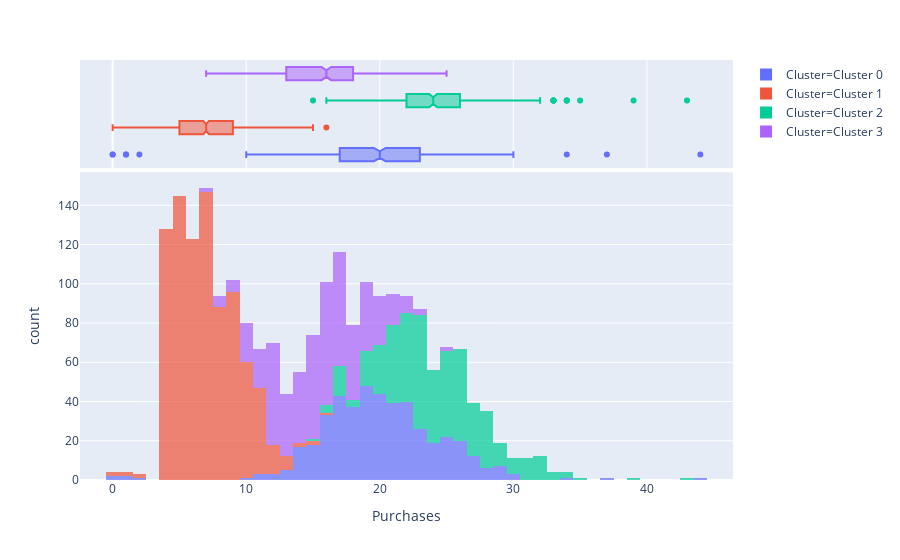

Notebook code cell kept with this figure:
### Code cell
plot_model(kmeans_model,plot='distribution',feature='Purchases')

### Figure 1 — Plotly figure (JSON) as saved in the notebook; plotly's stock layout.template omitted (floating-point values rounded to 4 significant figures; data arrays with more than 128 entries replaced by an {"elided": "..."} marker saying what was removed)
{"data": [{"alignmentgroup": "True", "bingroup": "x", "hoverlabel": {"namelength": 0}, "hovertemplate": "Cluster=Cluster 0<br>Purchases=%{x}<br>count=%{y}", "legendgroup": "Cluster=Cluster 0", "marker": {"color": "#636efa", "opacity": 0.7}, "name": "Cluster=Cluster 0", "offsetgroup": "Cluster=Cluster 0", "orientation": "v", "showlegend": true, "type": "histogram", "x": {"elided": "454 int values"}, "xaxis": "x", "yaxis": "y"}, {"alignmentgroup": "True", "customdata": {"elided": "454x5 mixed values"}, "hoverlabel": {"namelength": 0}, "hovertemplate": "Cluster=%{customdata[4]}<br>Purchases=%{customdata[3]}<br>MonetaryValue=%{customdata[0]}<br>Recency=%{customdata[1]}<br>Income=%{customdata[2]}", "legendgroup": "Cluster=Cluster 0", "marker": {"color": "#636efa"}, "name": "Cluster=Cluster 0", "notched": true, "offsetgroup": "Cluster=Cluster 0", "showlegend": false, "type": "box", "x": {"elided": "454 int values"}, "xaxis": "x2", "yaxis": "y2"}, {"alignmentgroup": "True", "bingroup": "x", "hoverlabel": {"namelength": 0}, "hovertemplate": "Cluster=Cluster 1<br>Purchases=%{x}<br>count=%{y}", "legendgroup": "Cluster=Cluster 1", "marker": {"color": "#EF553B", "opacity": 0.7}, "name": "Cluster=Cluster 1", "offsetgroup": "Cluster=Cluster 1", "orientation": "v", "showlegend": true, "type": "histogram", "x": {"elided": "863 int values"}, "xaxis": "x", "yaxis": "y"}, {"alignmentgroup": "True", "customdata": {"elided": "863x5 mixed values"}, "hoverlabel": {"namelength": 0}, "hovertemplate": "Cluster=%{customdata[4]}<br>Purchases=%{customdata[3]}<br>MonetaryValue=%{customdata[0]}<br>Recency=%{customdata[1]}<br>Income=%{customdata[2]}", "legendgroup": "Cluster=Cluster 1", "marker": {"color": "#EF553B"}, "name": "Cluster=Cluster 1", "notched": true, "offsetgroup": "Cluster=Cluster 1", "showlegend": false, "type": "box", "x": {"elided": "863 int values"}, "xaxis": "x2", "yaxis": "y2"}, {"alignmentgroup": "True", "bingroup": "x", "hoverlabel": {"namelength": 0}, "hovertemplate": "Cluster=Cluster 2<br>Purchases=%{x}<br>count=%{y}", "legendgroup": "Cluster=Cluster 2", "marker": {"color": "#00cc96", "opacity": 0.7}, "name": "Cluster=Cluster 2", "offsetgroup": "Cluster=Cluster 2", "orientation": "v", "showlegend": true, "type": "histogram", "x": {"elided": "447 int values"}, "xaxis": "x", "yaxis": "y"}, {"alignmentgroup": "True", "customdata": {"elided": "447x5 mixed values"}, "hoverlabel": {"namelength": 0}, "hovertemplate": "Cluster=%{customdata[4]}<br>Purchases=%{customdata[3]}<br>MonetaryValue=%{customdata[0]}<br>Recency=%{customdata[1]}<br>Income=%{customdata[2]}", "legendgroup": "Cluster=Cluster 2", "marker": {"color": "#00cc96"}, "name": "Cluster=Cluster 2", "notched": true, "offsetgroup": "Cluster=Cluster 2", "showlegend": false, "type": "box", "x": {"elided": "447 int values"}, "xaxis": "x2", "yaxis": "y2"}, {"alignmentgroup": "True", "bingroup": "x", "hoverlabel": {"namelength": 0}, "hovertemplate": "Cluster=Cluster 3<br>Purchases=%{x}<br>count=%{y}", "legendgroup": "Cluster=Cluster 3", "marker": {"color": "#ab63fa", "opacity": 0.7}, "name": "Cluster=Cluster 3", "offsetgroup": "Cluster=Cluster 3", "orientation": "v", "showlegend": true, "type": "histogram", "x": {"elided": "476 int values"}, "xaxis": "x", "yaxis": "y"}, {"alignmentgroup": "True", "customdata": {"elided": "476x5 mixed values"}, "hoverlabel": {"namelength": 0}, "hovertemplate": "Cluster=%{customdata[4]}<br>Purchases=%{customdata[3]}<br>MonetaryValue=%{customdata[0]}<br>Recency=%{customdata[1]}<br>Income=%{customdata[2]}", "legendgroup": "Cluster=Cluster 3", "marker": {"color": "#ab63fa"}, "name": "Cluster=Cluster 3", "notched": true, "offsetgroup": "Cluster=Cluster 3", "showlegend": false, "type": "box", "x": {"elided": "476 int values"}, "xaxis": "x2", "yaxis": "y2"}], "layout": {"barmode": "relative", "legend": {"tracegroupgap": 0}, "margin": {"t": 60}, "xaxis": {"anchor": "y", "domain": [0, 1], "title": {"text": "Purchases"}}, "xaxis2": {"anchor": "y2", "domain": [0, 1], "matches": "x", "showgrid": true, "showticklabels": false}, "yaxis": {"anchor": "x", "domain": [0, 0.7326], "title": {"text": "count"}}, "yaxis2": {"anchor": "x2", "domain": [0.7426, 1], "matches": "y2", "showgrid": false, "showline": false, "showticklabels": false, "ticks": ""}}}
